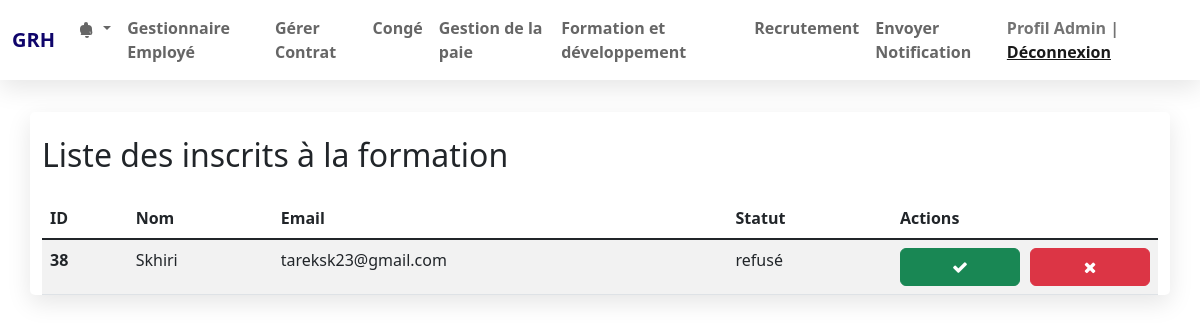
/main/inscrire_formation.php?id=4, run on the app's committed database.
### tables this page shows
CREATE TABLE `inscriptions` (
  `id` int(11) NOT NULL,
  `formation_id` int(11) DEFAULT NULL,
  `nom` varchar(100) DEFAULT NULL,
  `prenom` varchar(100) DEFAULT NULL,
  `email` varchar(100) DEFAULT NULL,
  `statut` varchar(20) DEFAULT 'en attente'
);

### main/inscrire_formation.php (the view, shortened to what this page needs)
<?php
require_once('connect.php');
if (isset($_GET['id'])) {
    $formation_id = $_GET['id'];
    $ReadSql = "SELECT * FROM `inscriptions` WHERE `formation_id` = $formation_id";
    $res = mysqli_query($con, $ReadSql);
}
?>
<!DOCTYPE html>
<html>
<head>
    <link href="https://cdn.jsdelivr.net/npm/bootstrap@5.1.3/dist/css/bootstrap.min.css" rel="stylesheet">
    <link rel="stylesheet" href="https://stackpath.bootstrapcdn.com/font-awesome/4.7.0/css/font-awesome.min.css">
    <link rel="stylesheet" href="style.css">
</head>
<body>
    <?php include 'navbar.php'; ?>
    <div class="container">
        <div class="row pt-4">
            <h2>Liste des inscrits à la formation</h2>
        </div>
        <table class="table table-striped mt-3">
            <thead>
                <tr>
                    <th>ID</th>
                    <th>Nom</th>
                    <th>Email</th>
                    <th>Statut</th>
                    <th>Actions</th>
                </tr>
            </thead>
            <tbody>
                <?php while ($r = mysqli_fetch_assoc($res)) { ?>
                <tr>
                    <th scope="row"><?php echo $r['id']; ?></th>
                    <td><?php echo $r['nom']; ?></td>
                    <td><?php echo $r['email']; ?></td>
                    <td><?php echo $r['statut']; ?></td>
                    <td>
                        <div class="button-container" style="display: flex; align-items: center; gap: 10px;">
                            <a href="changer_statut.php?id=<?php echo $r['id']; ?>&statut=accepté" class="btn btn-success" style="flex: 1; text-align: center;">
                                <i class="fa fa-check"></i>
                            </a>
                            <a href="changer_statut.php?id=<?php echo $r['id']; ?>&statut=refusé" class="btn btn-danger" style="flex: 1; text-align: center;">
                                <i class="fa fa-times"></i>
                            </a>
                        </div>
                    </td>
                </tr>
                <?php } ?>
            </tbody>
        </table>
    </div>
</body>
</html>

### main/style.css (style rules this page uses)
.container { margin-top: 2rem; background-color: #fff; border-radius: 5px; box-shadow: 0 .5rem 1.5rem rgba(0, 0, 0, .1); }

### data on the page
inscriptions: id "38", nom "Skhiri", email "tareksk23@gmail.com", statut "refusé"
